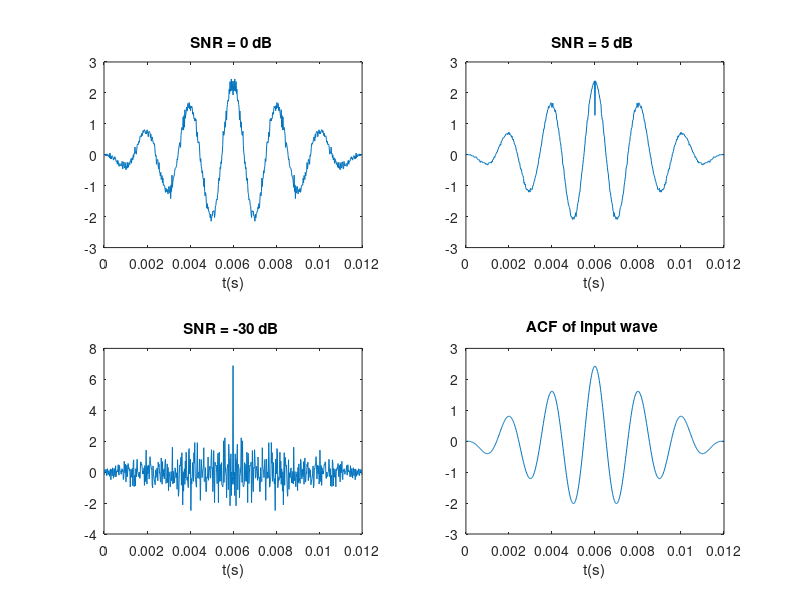
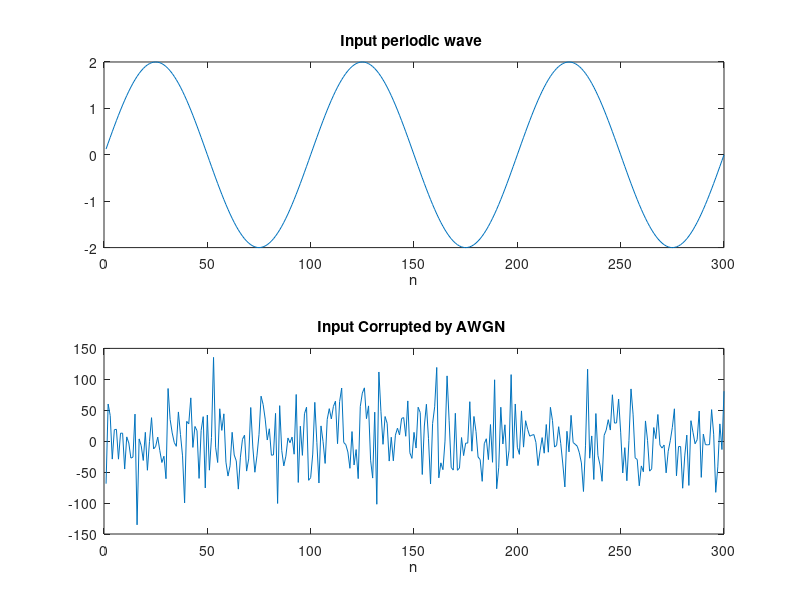

Write MATLAB code to recreate these figures, in order.
clc;
clearvars;

 T = 2*10^(-3); % period =2 ms
 N = 100; % number of points
 tstep = T/N; % time step

 t = tstep : tstep :3*T; % taking time index upto 3 periods
 x = 2* sin (2* pi*t/T); % Input signal
 ACF_x = normalize ( xcorr (x)); % Normalizing the peak to 1

 Px = sum(x .^2) / length (x); % Input power
 SNR = [0, 5, -30]; % in dB

 figure (1) ;
 for i = 1: length (SNR)
 Py = Px /10^( SNR (i) /10) ; % Noise power
 n = sqrt (Py)* randn (1, length (t)); % generating white noise
 %general randn function creates values with zero mean and 1 Standard
 %Deviation
 %however power denotes variance, so we multiplied sqrt(py)
 y = x + n; % Corrupted input
 
 ACF_x = normalize ( xcorr (x));
 ACF_n = normalize ( xcorr (n));
 ACF_y = normalize ( xcorr (y));
 ACF_y ( length (x)) = 0.4* max( ACF_y ); 
 %You can enable this line for  -better
 % understanding . Scaling value  -should
 %be decreased for lower SNR

 subplot (2 ,2 ,i)

 plot ( tstep *(1: length ( ACF_y )),ACF_y ) % showing ACF w.r.t. time
 title ( sprintf ('SNR = %d dB ', SNR(i))); xlabel ('t(s)');
 end

 %for higher snr, you can understand the value of periodicity from checking
 %the peaks of the ACF graph, however, if the noise power is too large, you
 %actually cant 
 
 subplot (2 ,2 ,4);
 plot ( tstep *(1: length ( ACF_x )),ACF_x ) % showing ACF w.r.t. time
 title ('ACF of input wave '); xlabel ('t(s)');

 figure (2)
 subplot (211) ,plot (x), title ('Input periodic wave '); xlabel ('n');
 subplot (212) ,plot (n), title ('Input Corrupted by AWGN '); xlabel ('n');
 
 
 
 
